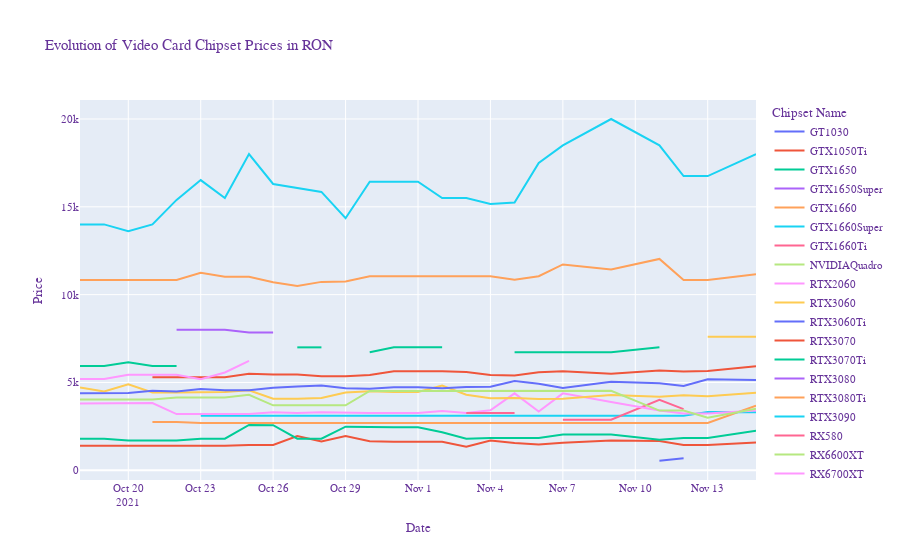

The cell this chart's notebook holds for it:
### Code cell
import pandas as pd 
import plotly.graph_objects as go

fig = go.Figure()

df3 = pd.read_excel("Excelus2.xlsx")
for i in range(2,len(df3.columns),1):
    fig.add_trace(go.Scatter(
    x= df3['Data curenta'],
    y=df3.iloc[:,i],
    name = df3.columns[i]
))

configg = dict({'scrollZoom': True})

fig.update_layout(
    title="Evolution of Video Card Chipset Prices in RON",
    xaxis_title="Date",
    yaxis_title="Price",
    legend_title="Chipset Name",
    font=dict(
        family="Courier New, monospace",
        size=11,
        color="RebeccaPurple"
    )
)
fig.show(config = configg)
